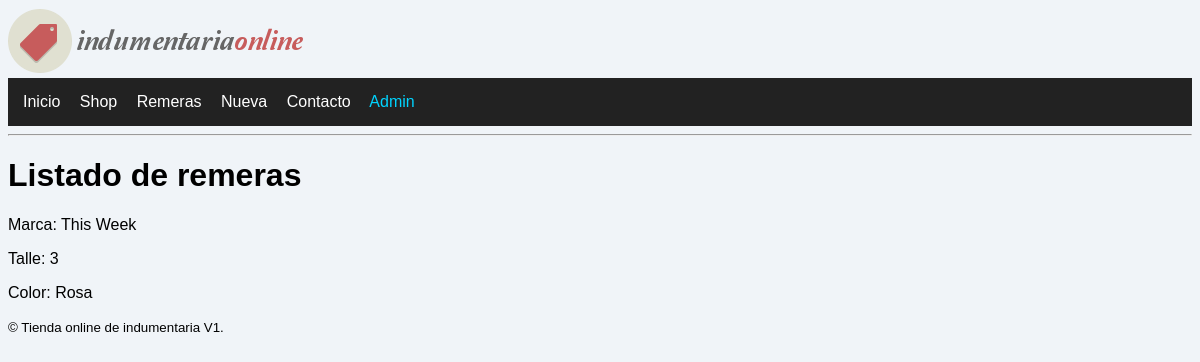
The page /remera/5 on the database its author committed.
### entidad/models.py (models this page shows)
class Ropa(models.Model):
    marca = models.CharField(max_length=50)
    talle = models.IntegerField()
    color = models.CharField(max_length=50)
    lisa = models.BooleanField(default=False)
    genero = models.IntegerField()

### entidad/views.py (the view)
# urls.py: path('remera/<int:id_ropa>', views.remera, name="remera"),
def remera(request, id_ropa, template_name="entidad/remera.html"):
    remera_selec = Ropa.objects.get(id=id_ropa)
    dato = {"remera": remera_selec}
    return render(request, template_name, dato)

### templates/entidad/remera.html
{% extends "base.html" %}
{% load static %}
{% block titulo_principal %}Listado de remeras{% endblock %}
{% block principal %}
    <div>
       <p>Marca: {{ remera.marca }}</p>
       <p>Talle: {{ remera.talle }}</p>
       <p>Color: {{ remera.color }}</p>
    </div>
{% endblock %}

### static/css/styles.css (style rules this page uses)
body { background-color: #f0f4f8; font-family: Arial, sans-serif; }

### rows shown on the page
Ropa: marca "This Week", talle "3", color "Rosa"
